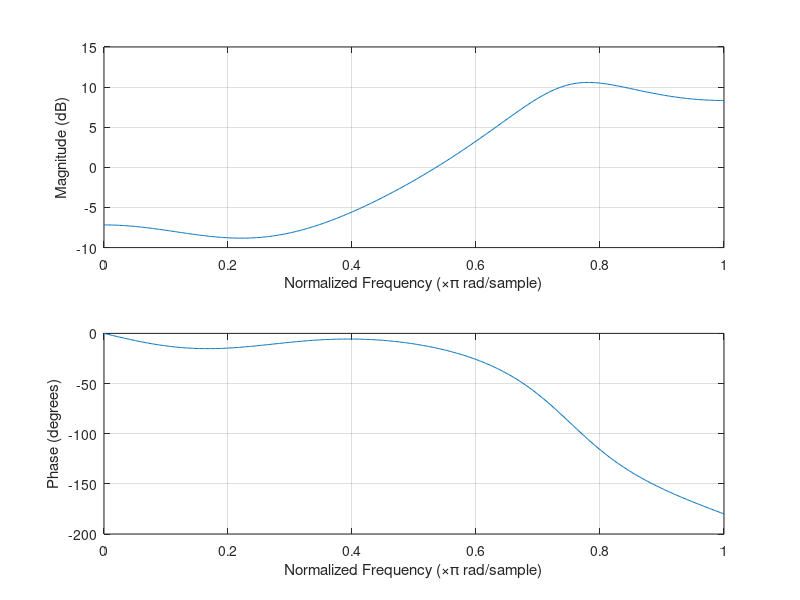
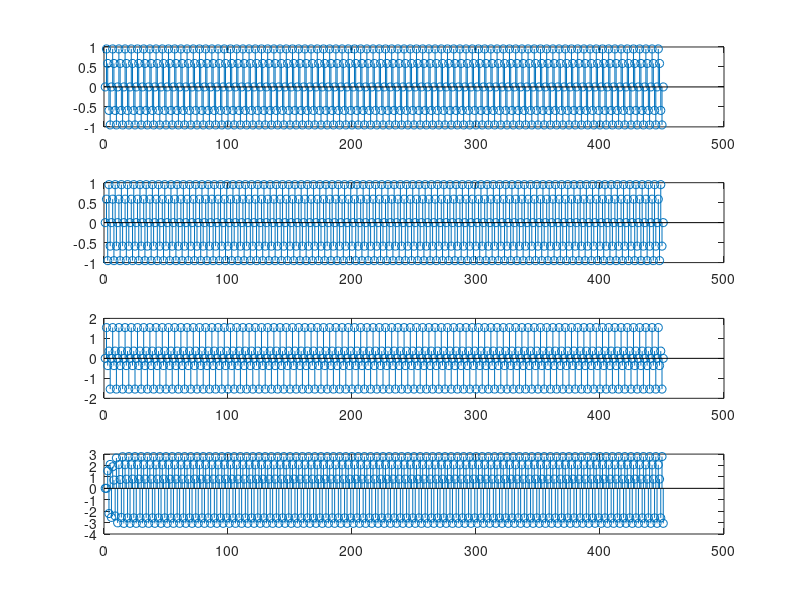
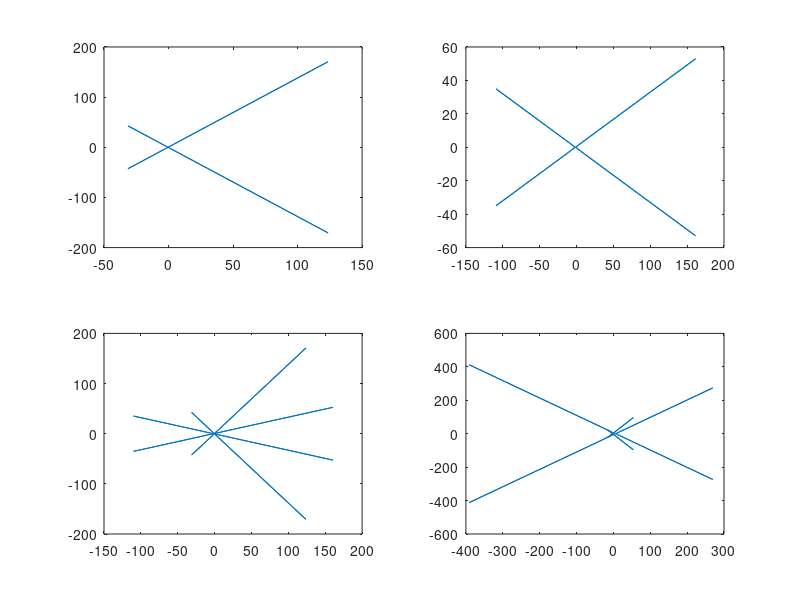

The MATLAB script that drew these images, in order:
clc;
clear all;
 
p = [0.5, +0.7*exp(j*((3*pi)/4)), +0.7*exp(-j*((3*pi)/4))]
z = [+0.5*exp(j*(pi/4)), +0.5*exp(-j*(pi/4))]
 
k=1;
[num,den] = zp2tf(z' , p' , k)
fs=50;
t = 1: (1/fs) : 10
 
x1 = sin(2*pi*10*t)
x2 = sin(2*pi*20*t)
x = x1 + x2
 
y = filter(num,den,x);
freqz(num,den)
figure;
 
subplot(4,1,1)
stem(x1)
subplot(4,1,2)
stem(x2)
subplot(4,1,3)
stem(x)
subplot(4,1,4)
stem(y)
 
g1 = fft(x1);
g2 = fft(x2);
g3 = fft(x);
g4 = fft(y);
 
figure;
subplot(2,2,1)
plot(g1)
subplot(2,2,2)
plot(g2)
subplot(2,2,3)
plot(g3)
subplot(2,2,4)
plot(g4)